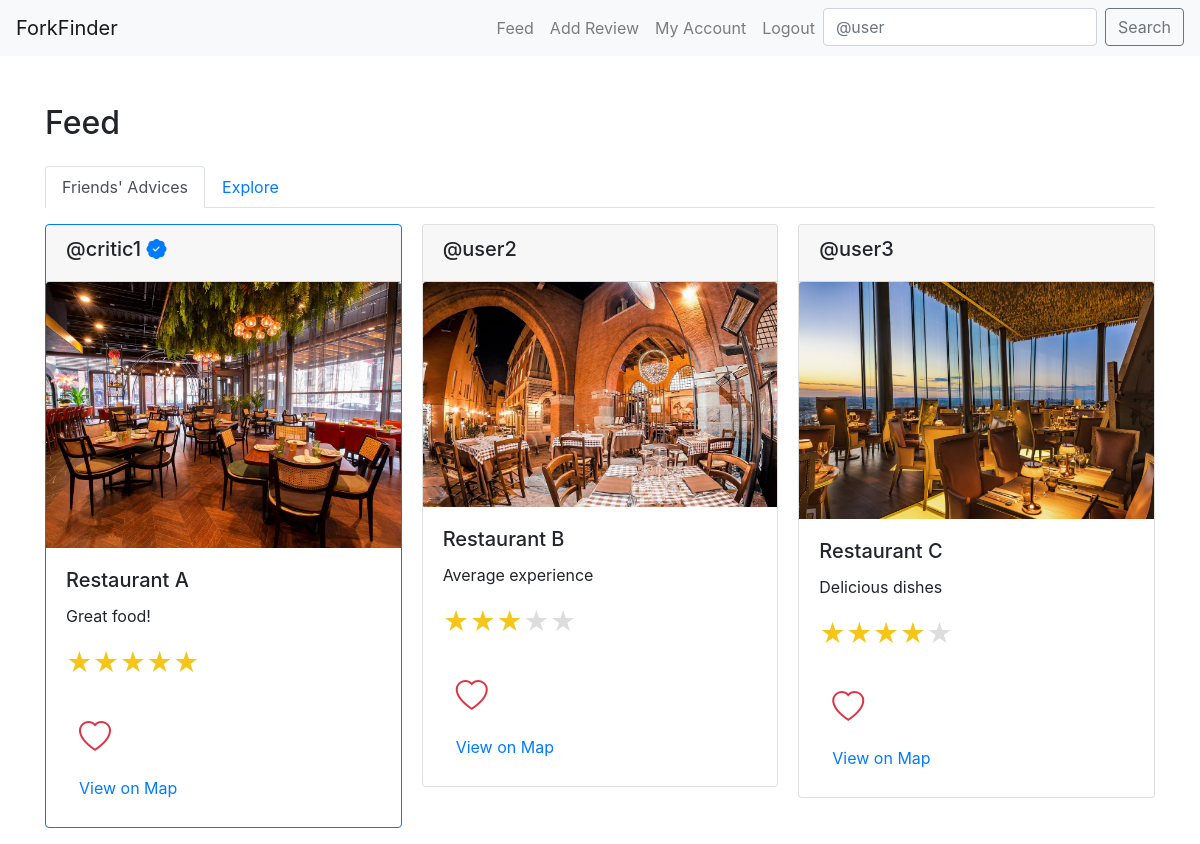
The app's page /feed/ (signed in), older data.
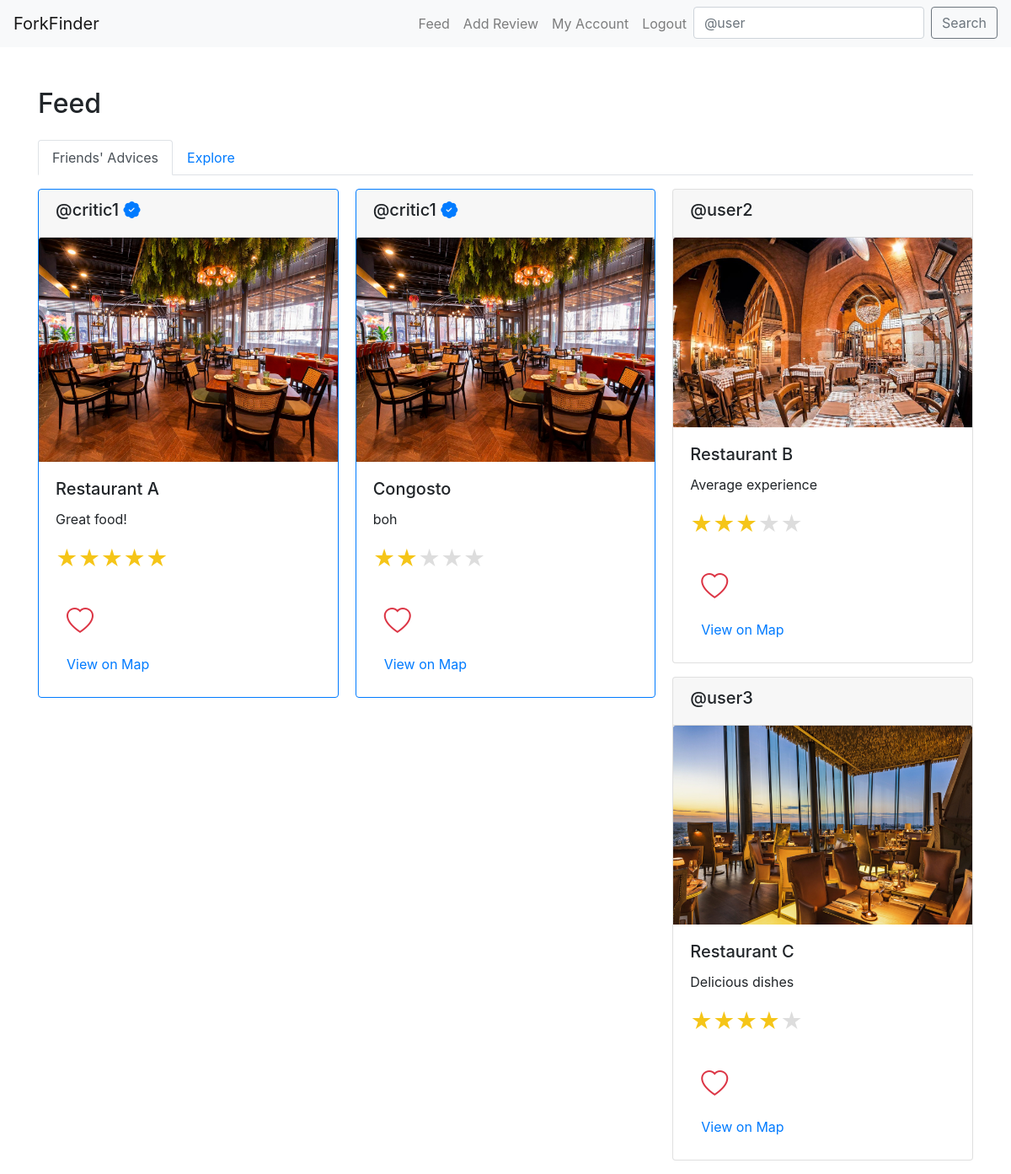
The same page, newer data.
### core/models.py (models this page shows, shortened)
class Review(models.Model):
    user = models.ForeignKey(User, related_name="reviews", on_delete=models.CASCADE)
    restaurant = models.ForeignKey(Restaurant, on_delete=models.CASCADE)
    body = models.CharField(max_length=255)
    rating = models.PositiveSmallIntegerField()
    taste_rating = models.PositiveSmallIntegerField(blank=True, null=True)
    presentation_rating = models.PositiveSmallIntegerField(blank=True, null=True)
    service_rating = models.PositiveSmallIntegerField(blank=True, null=True)
    photo = models.ImageField(upload_to='media/review_photos/')
    is_featured = models.BooleanField(default=False)
    created_at = models.DateTimeField(auto_now_add=True)

class Restaurant(models.Model):
    place_id = models.CharField(max_length=255, unique=True)
    name = models.CharField(max_length=60)
    address = models.CharField(max_length=120,blank=True,null=True)
    longitude = models.CharField(max_length=255)
    latitude = models.CharField(max_length=255)

### core/views.py (the view, shortened to what this page needs)
# urls.py: path('feed/', FeedView.as_view(), name="feed"),
@method_decorator(login_required, name='dispatch')
class FeedView(View):
    template_name = 'feed.html'
    def get(self, request, *args, **kwargs):
        recommended_reviews = get_recommended_reviews(request.user)
        profile = request.user.profile
        favorite_reviews = profile.favorite_reviews.all()
        return render(request, self.template_name, {
            "recommended_reviews": recommended_reviews,
            "favorite_reviews": favorite_reviews,
        })

### core/utils.py (called while the page is built)
def haversine(lon1, lat1, lon2, lat2):
    lon1, lat1, lon2, lat2 = map(math.radians, [lon1, lat1, lon2, lat2])
    dlon = lon2 - lon1
    dlat = lat2 - lat1
    a = math.sin(dlat/2)**2 + math.cos(lat1) * math.cos(lat2) * math.sin(dlon/2)**2
    c = 2 * math.atan2(math.sqrt(a), math.sqrt(1-a))
    r = 6371 #in km
    return c * r

### templates/feed.html (shortened to what this page needs)
{% extends "base.html" %}
{% block content %}
    <h2 class="mb-4">Feed</h2>
    <ul class="nav nav-tabs" id="feedTabs" role="tablist">
        <li class="nav-item">
            <a class="nav-link active" id="friends-tab" data-toggle="tab" href="#friends" role="tab" aria-controls="friends" aria-selected="true">Friends' Advices</a>
        </li>
        <li class="nav-item">
            <a class="nav-link" id="explore-tab" data-toggle="tab" href="#explore" role="tab" aria-controls="explore" aria-selected="false">Explore</a>
        </li>
    </ul>
    <div class="tab-content mt-3" id="feedTabsContent">
        <div class="tab-pane fade show active" id="friends" role="tabpanel" aria-labelledby="friends-tab">
            <div class="card-columns">
                {% for followed in user.profile.follows.all %}
                    {% for review in followed.user.reviews.all %}
                        <div class="card mb-3 {% if review.is_featured %}border-primary{% endif %}">
                            <div class="card-header">
                                <h5>@{{ review.user.username }}
                                    {% if review.is_featured %}
                                        <i class="bi bi-patch-check-fill text-primary" title="Verified"></i>
                                    {% endif %}
                                </h5>
                            </div>
                            <img src="{{ review.photo.url }}" class="card-img-top" alt="Restaurant Photo">
                            <div class="card-body">
                                <h5 class="card-title">{{ review.restaurant.name }}</h5>
                                <p class="card-text">{{ review.body }}</p>
                                <p class="card-text">
                                    <small class="text-muted">
                                        <span class="star-rating">
                                            {% for i in "54321" %}
                                                <label style="color: {% if i|add:0 <= review.rating %}#f5c518{% else %}#ddd{% endif %};">&#9733;</label>
                                            {% endfor %}
                                        </span>
                                    </small>
                                </p>
                                <form method="post" action="{% url 'feed' %}">
                                    <button type="submit" class="btn btn-link">
                                        {% if review in favorite_reviews %}
                                            <i class="bi bi-heart-fill text-danger" style="font-size: 2rem;"></i>
                                        {% else %}
                                            <i class="bi bi-heart text-danger" style="font-size: 2rem;"></i>
                                        {% endif %}
                                    </button>
                                </form>
                                <a href="{% url 'view_on_map' review.restaurant.id %}" class="btn btn-link">View on Map</a>
                            </div>
                        </div>
                    {% endfor %}
                {% endfor %}
            </div>
        </div>
    </div>
{% endblock %}

### templates/base.html (shortened to what this page needs)
<!DOCTYPE html>
<html lang="en">
<head>
    <link href="https://stackpath.bootstrapcdn.com/bootstrap/4.5.2/css/bootstrap.min.css" rel="stylesheet">
    <link rel="stylesheet" href="https://maxcdn.bootstrapcdn.com/bootstrap/4.5.2/css/bootstrap.min.css">
    <link rel='stylesheet' href='https://api.mapbox.com/mapbox-gl-js/plugins/mapbox-gl-geocoder/v4.7.0/mapbox-gl-geocoder.css' type='text/css' />
    <link rel="stylesheet" href="https://cdnjs.cloudflare.com/ajax/libs/bootstrap-icons/1.7.2/font/bootstrap-icons.min.css">
    <link href="https://api.mapbox.com/mapbox-gl-js/v2.8.2/mapbox-gl.css" rel="stylesheet">
</head>
<body>
    <nav class="navbar navbar-expand-lg navbar-light bg-light">
        <a class="navbar-brand" href="{% url 'feed' %}">ForkFinder</a>
        <div class="collapse navbar-collapse" id="navbarNav">
            <ul class="navbar-nav ml-auto">
                <li class="nav-item">
                    <a class="nav-link" href="{% url 'feed' %}">Feed</a>
                </li>
                <li class="nav-item">
                    <a class="nav-link" href="{% url 'add_review' %}">Add Review</a>
                </li>
                <li class="nav-item">
                    <a class="nav-link" href="{% url 'profile' request.user.profile.pk %}">My Account</a>
                </li>
                <li class="nav-item">
                    <a class="nav-link" href="{% url 'logout' %}">Logout</a>
                </li>
                <li>
                    <form class="form-inline my-2 my-lg-0" method="get" action="{% url 'search_user' %}">
                        <input class="form-control mr-sm-2" type="search" name="q" placeholder="@user" aria-label="Search">
                        <button class="btn btn-outline-secondary my-2 my-sm-0" type="submit">Search</button>
                    </form>
                </li>
            </ul>
        </div>
    </nav>
    <div class="container mt-5">
        {% block content %}
        {% endblock %}
    </div>
</body>
</html>

### templates/base.html (style rules this page uses)
.card-columns { column-count: 3; }
.star-rating { display: flex; flex-direction: row-reverse; justify-content: flex-end; }
.star-rating label { font-size: 2em; color: #ddd; cursor: pointer; }

Row changes from the older to the newer data that the page shows:
added Review: user.username "critic1", is_featured True (drawn), photo (picture), restaurant.name "Congosto", body "boh", shown under Profile (number 1 of 3 on the later page)
